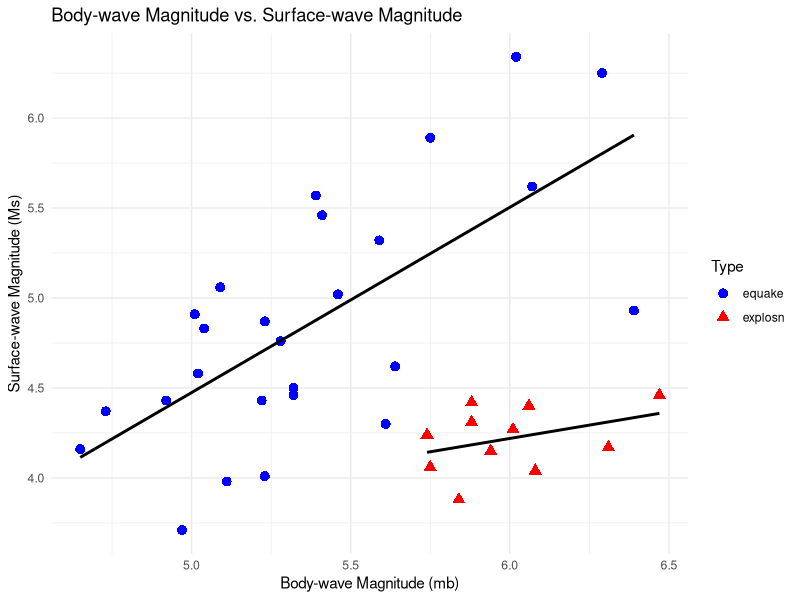
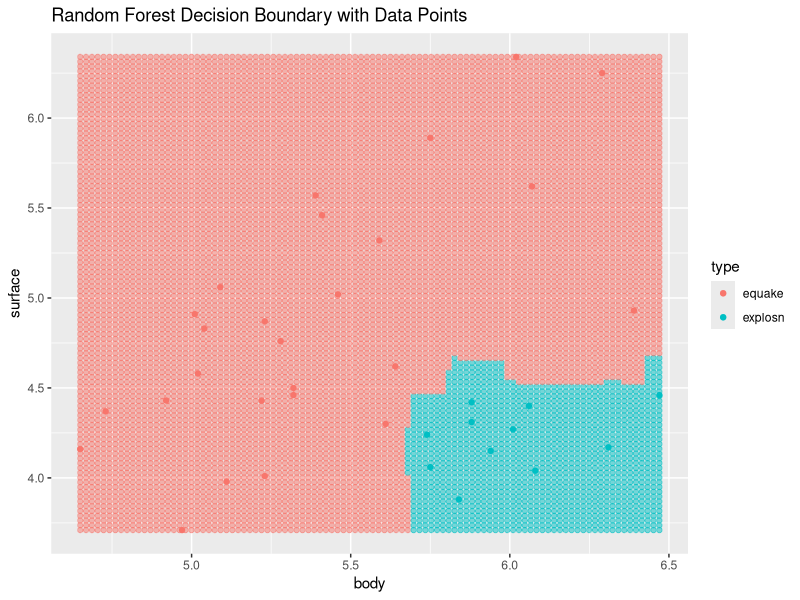

Here is the R script that generated these plots, in order:
## ---- chunk 1

library(ggplot2)

earthquake <- read.table(file = "earthquake.txt", header = TRUE, sep = "", dec = ".")


# Visualizing the data
ggplot(earthquake, aes(x=body, y=surface, color=type, shape=type)) +
  geom_point(size=3) +
  theme_minimal() +
  labs(title = "Body-wave Magnitude vs. Surface-wave Magnitude",
       x = "Body-wave Magnitude (mb)",
       y = "Surface-wave Magnitude (Ms)",
       color = "Type",
       shape = "Type") +
  scale_color_manual(values = c("equake" = "blue", "explosn" = "red")) +
  geom_smooth(method = "lm", se = FALSE, aes(group=type), color="black") 

## ---- chunk 2
# Load necessary libraries
library(randomForest)
library(ggplot2)
library(caret)


data <- read.table(file = "earthquake.txt", header = TRUE, sep = "", dec = ".")
# 2. Preprocess the data (ensure correct data types)
data$type <- as.factor(data$type)

# 3. For hyperparameter tuning, normally you'd create a train-test split or use cross-validation.
# Since we're evaluating with leave-one-out cross-validation later, we'll skip splitting here.

# 4. Train the Random Forest model
# Perform a grid search for hyperparameter tuning (example: mtry)
# For simplicity, we'll skip the tuning part and use default parameters here
set.seed(123) # For reproducibility
rf_model <- randomForest(type ~ body + surface, data=data)

# 5. Model visualization
# Predict on a grid to visualize decision boundaries
plot_data <- with(data, expand.grid(body=seq(min(body), max(body), length.out=100),
                                    surface=seq(min(surface), max(surface), length.out=100)))
plot_data$type <- predict(rf_model, newdata=plot_data, type="class")

ggplot(data, aes(x=body, y=surface, color=type)) +
  geom_point() +
  geom_point(data=plot_data, aes(x=body, y=surface, color=type), alpha=0.5) +
  labs(title="Random Forest Decision Boundary with Data Points")

## ---- chunk 3

